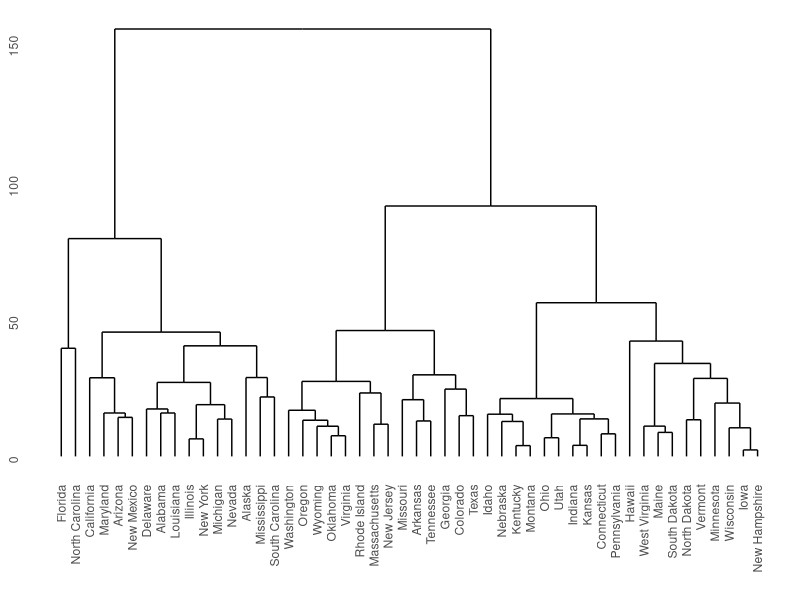
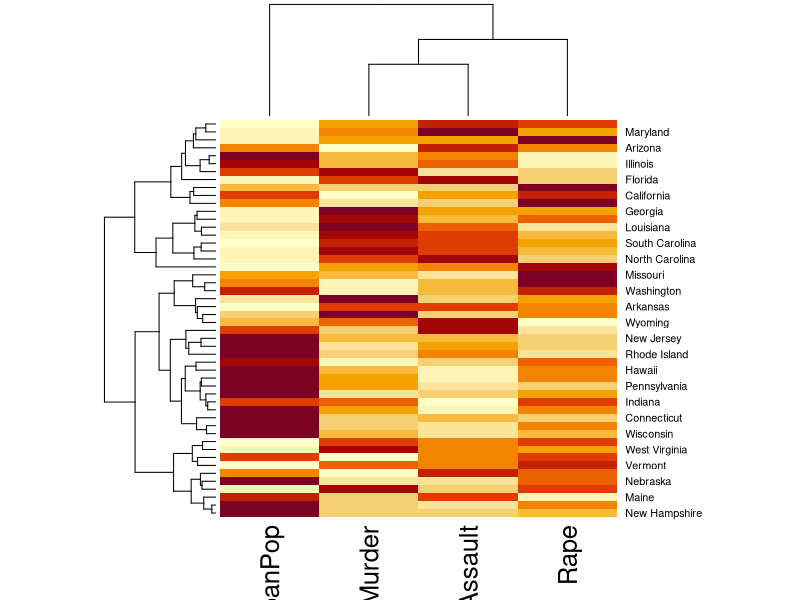

Generate these figures, in order, with R: (Note: this script raises an error after producing the figures.)
rm(list=ls())

library(ggplot2)
library(ggdendro)

hc <- hclust(dist(USArrests), "ave")
ggdendrogram(hc, rotate = FALSE, size = 2)
hc$labels[hc$order]

dat <- scale(as.matrix(USArrests))

hc <- heatmap(dat)
dat.hc <- dat[hc$rowInd,hc$colInd]
dat.m <- melt(dat,id=rownames(dat))
colnames(dat.m) <- c('city','case','value')
dat.m <- ddply(dat.m,.(case),mutate,score=scale(value))

ggplot(data = dat.m, aes(x = case, y = city))+
  geom_tile(aes(fill = score),colour='white') +
  scale_fill_gradient(low = "white",high = "steelblue")
